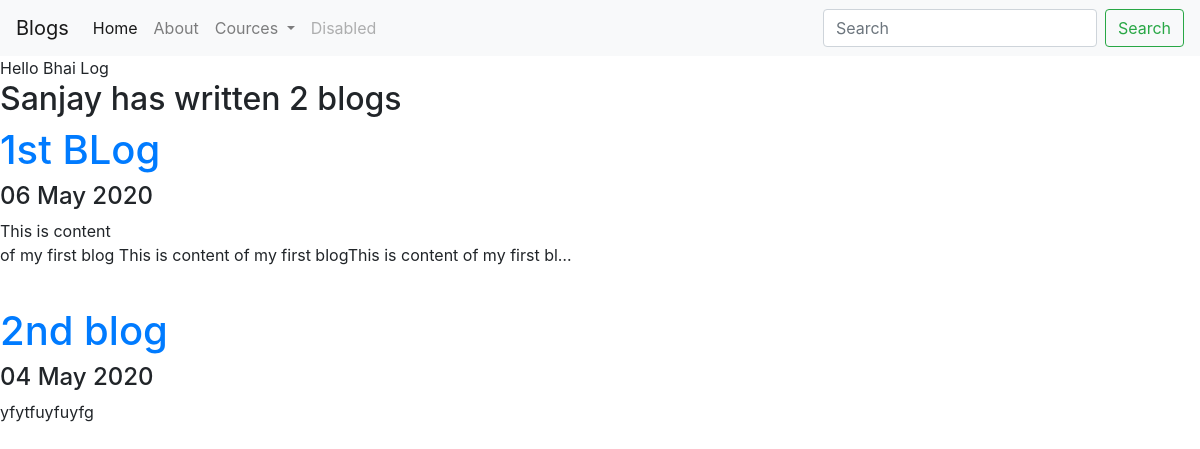
Screenshot of /blog/ with the database file from the repository.
### blog/models.py (models this page shows, shortened)
class Blog(models.Model):
	title = models.CharField(max_length=200)
	data = models.TextField()
	date = models.DateField()

### blog/views.py (the view)
# urls.py: path('',views.all_blogs, name='all_blogs'),
def all_blogs(request):
	blogs=Blog.objects.order_by('-date')[:5]
	return render(request, 'blog/all_blogs.html', {'blogs':blogs})

### blog/templates/blog/all_blogs.html
{% extends 'port/base.html'%}
{% block content %}
Hello Bhai Log<br>
<h2>Sanjay has written {{blogs.count}} blog{{ blogs.count|pluralize}}</h2>
{% for x in blogs %}
<a href="{% url 'blog:detail' x.id %}"> <h1>{{x.title}}</h1></a>
<h4>{{x.date|date:'d M Y'}}<br></h4>
<p>{{x.data|safe|truncatechars:100}}</p>
<br>
{% endfor %}
{%endblock%}

### rows the page displays
Blog: title "1st BLog", date "06 May 2020", data "This is content of my first blog This is content of my first blogThis is content of my first bl…"
Blog: title "2nd blog", date "04 May 2020", data "yfytfuyfuyfg"

### other values shown
{{ blogs.count }} "2"
